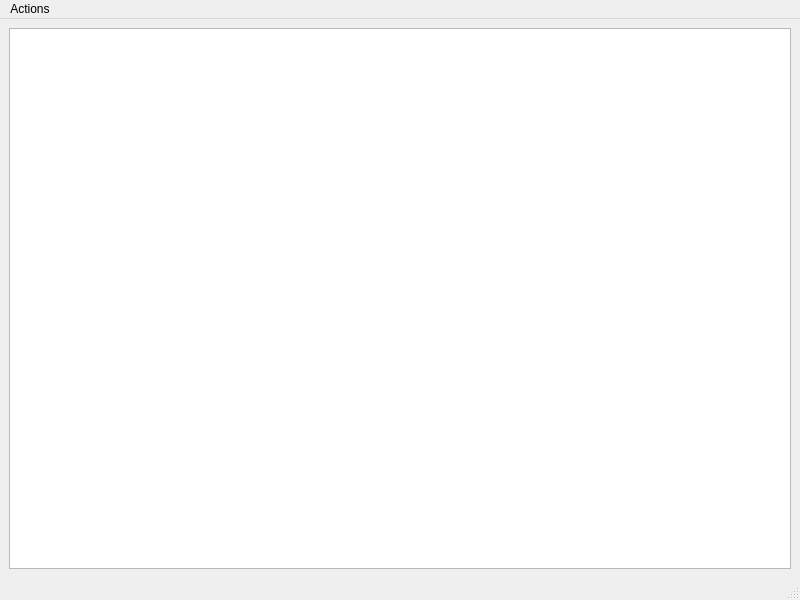
<?xml version="1.0" encoding="UTF-8"?>
<ui version="4.0">
 <class>MainWindow</class>
 <widget class="QMainWindow" name="MainWindow">
  <property name="geometry">
   <rect>
    <x>0</x>
    <y>0</y>
    <width>800</width>
    <height>600</height>
   </rect>
  </property>
  <property name="windowTitle">
   <string>MED Manager</string>
  </property>
  <widget class="QWidget" name="centralwidget">
   <layout class="QVBoxLayout" name="verticalLayout">
    <item>
     <widget class="QTableWidget" name="tableWidget"/>
    </item>
   </layout>
  </widget>
  <widget class="QMenuBar" name="menubar">
   <property name="geometry">
    <rect>
     <x>0</x>
     <y>0</y>
     <width>800</width>
     <height>21</height>
    </rect>
   </property>
   <widget class="QMenu" name="menuActions">
    <property name="title">
     <string>Actions</string>
    </property>
    <addaction name="actionLoad_Drug"/>
    <addaction name="actionLoad_Price"/>
    <addaction name="actionCombine_Data"/>
    <addaction name="actionSort_Data"/>
    <addaction name="actionFind_Expired"/>
    <addaction name="actionSave_Text"/>
    <addaction name="actionSave_Binary"/>
   </widget>
   <addaction name="menuActions"/>
  </widget>
  <widget class="QStatusBar" name="statusbar"/>
  <action name="actionLoad_Drug">
   <property name="text">
    <string>Load Drug</string>
   </property>
  </action>
  <action name="actionLoad_Price">
   <property name="text">
    <string>Load Price</string>
   </property>
  </action>
  <action name="actionCombine_Data">
   <property name="text">
    <string>Combine Data</string>
   </property>
  </action>
  <action name="actionSort_Data">
   <property name="text">
    <string>Sort Data</string>
   </property>
  </action>
  <action name="actionFind_Expired">
   <property name="text">
    <string>Find Expired</string>
   </property>
  </action>
  <action name="actionSave_Text">
   <property name="text">
    <string>Save Text</string>
   </property>
  </action>
  <action name="actionSave_Binary">
   <property name="text">
    <string>Save Binary</string>
   </property>
  </action>
 </widget>
 <resources/>
 <connections/>
</ui>
